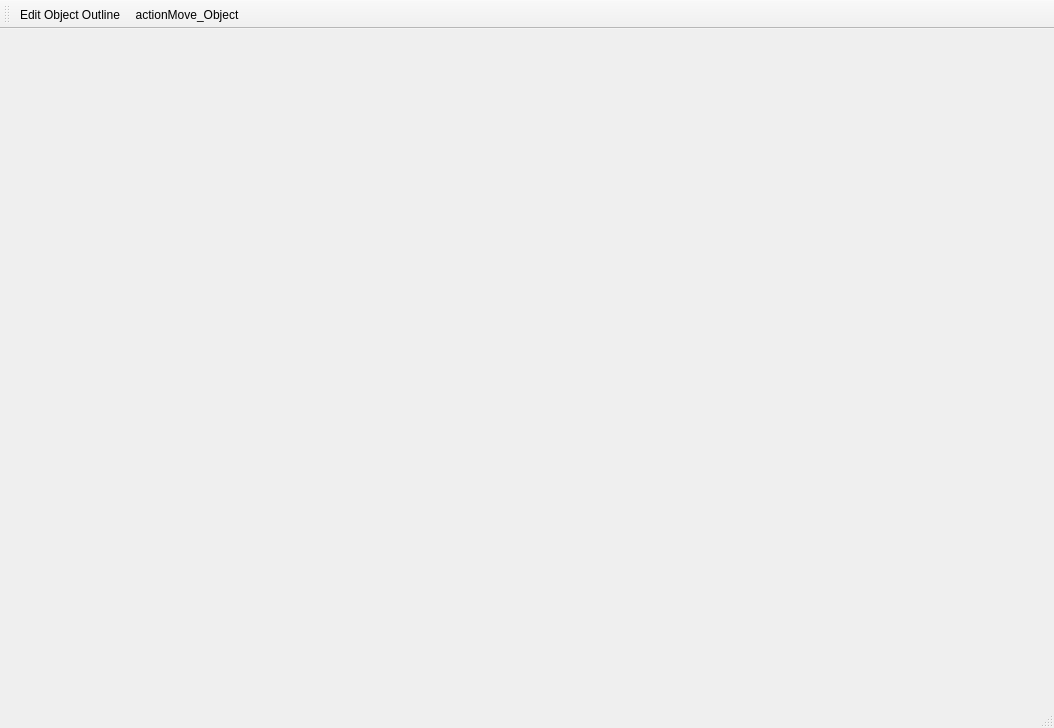
<?xml version="1.0" encoding="UTF-8"?>
<ui version="4.0">
 <class>MainWindow</class>
 <widget class="QMainWindow" name="MainWindow">
  <property name="geometry">
   <rect>
    <x>0</x>
    <y>0</y>
    <width>1054</width>
    <height>728</height>
   </rect>
  </property>
  <property name="windowTitle">
   <string>MainWindow</string>
  </property>
  <widget class="QWidget" name="centralWidget">
   <layout class="QGridLayout" name="gridLayout">
    <item row="0" column="0">
     <widget class="QCityView2D" name="widget" native="true"/>
    </item>
   </layout>
  </widget>
  <widget class="QMenuBar" name="menuBar">
   <property name="geometry">
    <rect>
     <x>0</x>
     <y>0</y>
     <width>1054</width>
     <height>21</height>
    </rect>
   </property>
  </widget>
  <widget class="QToolBar" name="mainToolBar">
   <attribute name="toolBarArea">
    <enum>TopToolBarArea</enum>
   </attribute>
   <attribute name="toolBarBreak">
    <bool>false</bool>
   </attribute>
   <addaction name="actionEdit_ObjectOutline"/>
   <addaction name="actionMove_Object"/>
  </widget>
  <widget class="QStatusBar" name="statusBar"/>
  <action name="actionEdit_ObjectOutline">
   <property name="checkable">
    <bool>true</bool>
   </property>
   <property name="text">
    <string>Edit Object Outline</string>
   </property>
   <property name="toolTip">
    <string>Adds you change the outline of a building</string>
   </property>
  </action>
  <action name="actionMove_Object">
   <property name="checkable">
    <bool>true</bool>
   </property>
   <property name="text">
    <string>actionMove_Object</string>
   </property>
   <property name="toolTip">
    <string>Lets you move an element</string>
   </property>
  </action>
 </widget>
 <layoutdefault spacing="6" margin="11"/>
 <customwidgets>
  <customwidget>
   <class>QCityView2D</class>
   <extends>QWidget</extends>
   <header>src/qcityview2d.h</header>
   <container>1</container>
  </customwidget>
 </customwidgets>
 <resources/>
 <connections/>
</ui>
